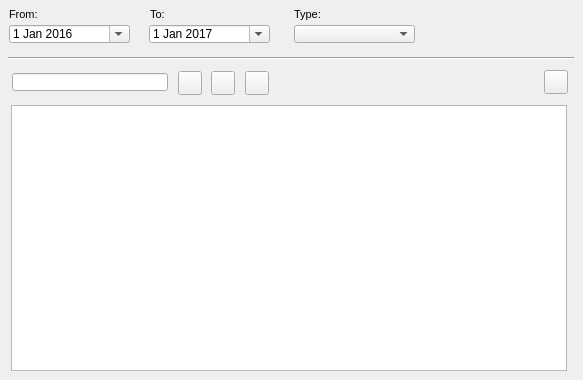
    <widget class="QWidget" name="page_document_2">
     <attribute name="title">
      <string>Document</string>
     </attribute>
     <widget class="QLabel" name="label_doc_to">
      <property name="geometry">
       <rect>
        <x>150</x>
        <y>3</y>
        <width>31</width>
        <height>22</height>
       </rect>
      </property>
      <property name="font">
       <font>
        <pointsize>8</pointsize>
       </font>
      </property>
      <property name="frameShape">
       <enum>QFrame::NoFrame</enum>
      </property>
      <property name="frameShadow">
       <enum>QFrame::Raised</enum>
      </property>
      <property name="text">
       <string>To:</string>
      </property>
      <property name="textFormat">
       <enum>Qt::AutoText</enum>
      </property>
      <property name="scaledContents">
       <bool>false</bool>
      </property>
      <property name="margin">
       <number>3</number>
      </property>
     </widget>
     <widget class="QTableView" name="tbl_document">
      <property name="geometry">
       <rect>
        <x>11</x>
        <y>105</y>
        <width>556</width>
        <height>266</height>
       </rect>
      </property>
      <property name="sortingEnabled">
       <bool>true</bool>
      </property>
     </widget>
     <widget class="QDateEdit" name="date_document_from">
      <property name="geometry">
       <rect>
        <x>9</x>
        <y>25</y>
        <width>121</width>
        <height>18</height>
       </rect>
      </property>
      <property name="date">
       <date>
        <year>2016</year>
        <month>1</month>
        <day>1</day>
       </date>
      </property>
      <property name="calendarPopup">
       <bool>true</bool>
      </property>
     </widget>
     <widget class="QDateEdit" name="date_document_to">
      <property name="geometry">
       <rect>
        <x>149</x>
        <y>25</y>
        <width>121</width>
        <height>18</height>
       </rect>
      </property>
      <property name="date">
       <date>
        <year>2017</year>
        <month>1</month>
        <day>1</day>
       </date>
      </property>
      <property name="calendarPopup">
       <bool>true</bool>
      </property>
     </widget>
     <widget class="QLabel" name="label_doc_type">
      <property name="geometry">
       <rect>
        <x>294</x>
        <y>3</y>
        <width>61</width>
        <height>22</height>
       </rect>
      </property>
      <property name="font">
       <font>
        <pointsize>8</pointsize>
       </font>
      </property>
      <property name="layoutDirection">
       <enum>Qt::LeftToRight</enum>
      </property>
      <property name="frameShape">
       <enum>QFrame::NoFrame</enum>
      </property>
      <property name="frameShadow">
       <enum>QFrame::Raised</enum>
      </property>
      <property name="text">
       <string>Type:</string>
      </property>
      <property name="textFormat">
       <enum>Qt::AutoText</enum>
      </property>
      <property name="scaledContents">
       <bool>false</bool>
      </property>
      <property name="margin">
       <number>3</number>
      </property>
     </widget>
     <widget class="QLabel" name="label_doc_from">
      <property name="geometry">
       <rect>
        <x>9</x>
        <y>3</y>
        <width>90</width>
        <height>22</height>
       </rect>
      </property>
      <property name="font">
       <font>
        <pointsize>8</pointsize>
       </font>
      </property>
      <property name="frameShape">
       <enum>QFrame::NoFrame</enum>
      </property>
      <property name="frameShadow">
       <enum>QFrame::Plain</enum>
      </property>
      <property name="text">
       <string>From:</string>
      </property>
      <property name="textFormat">
       <enum>Qt::AutoText</enum>
      </property>
      <property name="scaledContents">
       <bool>false</bool>
      </property>
      <property name="alignment">
       <set>Qt::AlignLeading|Qt::AlignLeft|Qt::AlignVCenter</set>
      </property>
      <property name="margin">
       <number>3</number>
      </property>
     </widget>
     <widget class="QComboBox" name="doc_type">
      <property name="geometry">
       <rect>
        <x>294</x>
        <y>25</y>
        <width>121</width>
        <height>18</height>
       </rect>
      </property>
     </widget>
     <widget class="Line" name="line_6">
      <property name="geometry">
       <rect>
        <x>8</x>
        <y>50</y>
        <width>566</width>
        <height>16</height>
       </rect>
      </property>
      <property name="orientation">
       <enum>Qt::Horizontal</enum>
      </property>
     </widget>
     <widget class="QPushButton" name="btn_doc_new">
      <property name="geometry">
       <rect>
        <x>245</x>
        <y>71</y>
        <width>24</width>
        <height>24</height>
       </rect>
      </property>
      <property name="styleSheet">
       <string notr="true"/>
      </property>
      <property name="text">
       <string/>
      </property>
      <property name="icon">
       <iconset>
        <normaloff>../icons/131b.png</normaloff>../icons/131b.png</iconset>
      </property>
      <property name="iconSize">
       <size>
        <width>22</width>
        <height>22</height>
       </size>
      </property>
     </widget>
     <widget class="QPushButton" name="btn_doc_delete">
      <property name="geometry">
       <rect>
        <x>211</x>
        <y>71</y>
        <width>24</width>
        <height>24</height>
       </rect>
      </property>
      <property name="sizePolicy">
       <sizepolicy hsizetype="Minimum" vsizetype="Preferred">
        <horstretch>0</horstretch>
        <verstretch>0</verstretch>
       </sizepolicy>
      </property>
      <property name="styleSheet">
       <string notr="true"/>
      </property>
      <property name="text">
       <string/>
      </property>
      <property name="icon">
       <iconset>
        <normaloff>../icons/112b.png</normaloff>../icons/112b.png</iconset>
      </property>
      <property name="iconSize">
       <size>
        <width>22</width>
        <height>22</height>
       </size>
      </property>
     </widget>
     <widget class="QLineEdit" name="doc_id">
      <property name="geometry">
       <rect>
        <x>12</x>
        <y>73</y>
        <width>156</width>
        <height>18</height>
       </rect>
      </property>
     </widget>
     <widget class="QPushButton" name="btn_doc_insert">
      <property name="geometry">
       <rect>
        <x>178</x>
        <y>71</y>
        <width>24</width>
        <height>24</height>
       </rect>
      </property>
      <property name="styleSheet">
       <string notr="true"/>
      </property>
      <property name="text">
       <string/>
      </property>
      <property name="icon">
       <iconset>
        <normaloff>../icons/111b.png</normaloff>../icons/111b.png</iconset>
      </property>
      <property name="iconSize">
       <size>
        <width>22</width>
        <height>22</height>
       </size>
      </property>
     </widget>
     <widget class="QPushButton" name="btn_open_doc">
      <property name="geometry">
       <rect>
        <x>544</x>
        <y>70</y>
        <width>24</width>
        <height>24</height>
       </rect>
      </property>
      <property name="styleSheet">
       <string notr="true"/>
      </property>
      <property name="text">
       <string/>
      </property>
      <property name="icon">
       <iconset>
        <normaloff>../icons/170b.png</normaloff>../icons/170b.png</iconset>
      </property>
      <property name="iconSize">
       <size>
        <width>22</width>
        <height>22</height>
       </size>
      </property>
     </widget>
    </widget>
